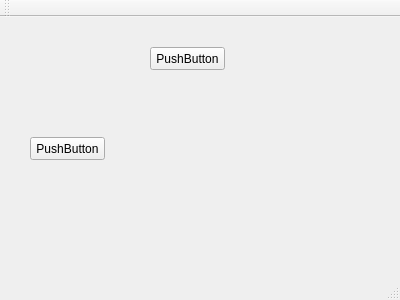
<?xml version="1.0" encoding="UTF-8"?>
<ui version="4.0">
 <class>MainWindow</class>
 <widget class="QMainWindow" name="MainWindow">
  <property name="geometry">
   <rect>
    <x>0</x>
    <y>0</y>
    <width>400</width>
    <height>300</height>
   </rect>
  </property>
  <property name="windowTitle">
   <string>MainWindow</string>
  </property>
  <widget class="QWidget" name="centralWidget">
   <widget class="QPushButton" name="botao">
    <property name="geometry">
     <rect>
      <x>30</x>
      <y>120</y>
      <width>75</width>
      <height>23</height>
     </rect>
    </property>
    <property name="text">
     <string>PushButton</string>
    </property>
   </widget>
   <widget class="QPushButton" name="outro_botao">
    <property name="geometry">
     <rect>
      <x>150</x>
      <y>30</y>
      <width>75</width>
      <height>23</height>
     </rect>
    </property>
    <property name="text">
     <string>PushButton</string>
    </property>
   </widget>
  </widget>
  <widget class="QMenuBar" name="menuBar">
   <property name="geometry">
    <rect>
     <x>0</x>
     <y>0</y>
     <width>400</width>
     <height>21</height>
    </rect>
   </property>
  </widget>
  <widget class="QToolBar" name="mainToolBar">
   <attribute name="toolBarArea">
    <enum>TopToolBarArea</enum>
   </attribute>
   <attribute name="toolBarBreak">
    <bool>false</bool>
   </attribute>
  </widget>
  <widget class="QStatusBar" name="statusBar"/>
 </widget>
 <layoutdefault spacing="6" margin="11"/>
 <resources/>
 <connections/>
</ui>
